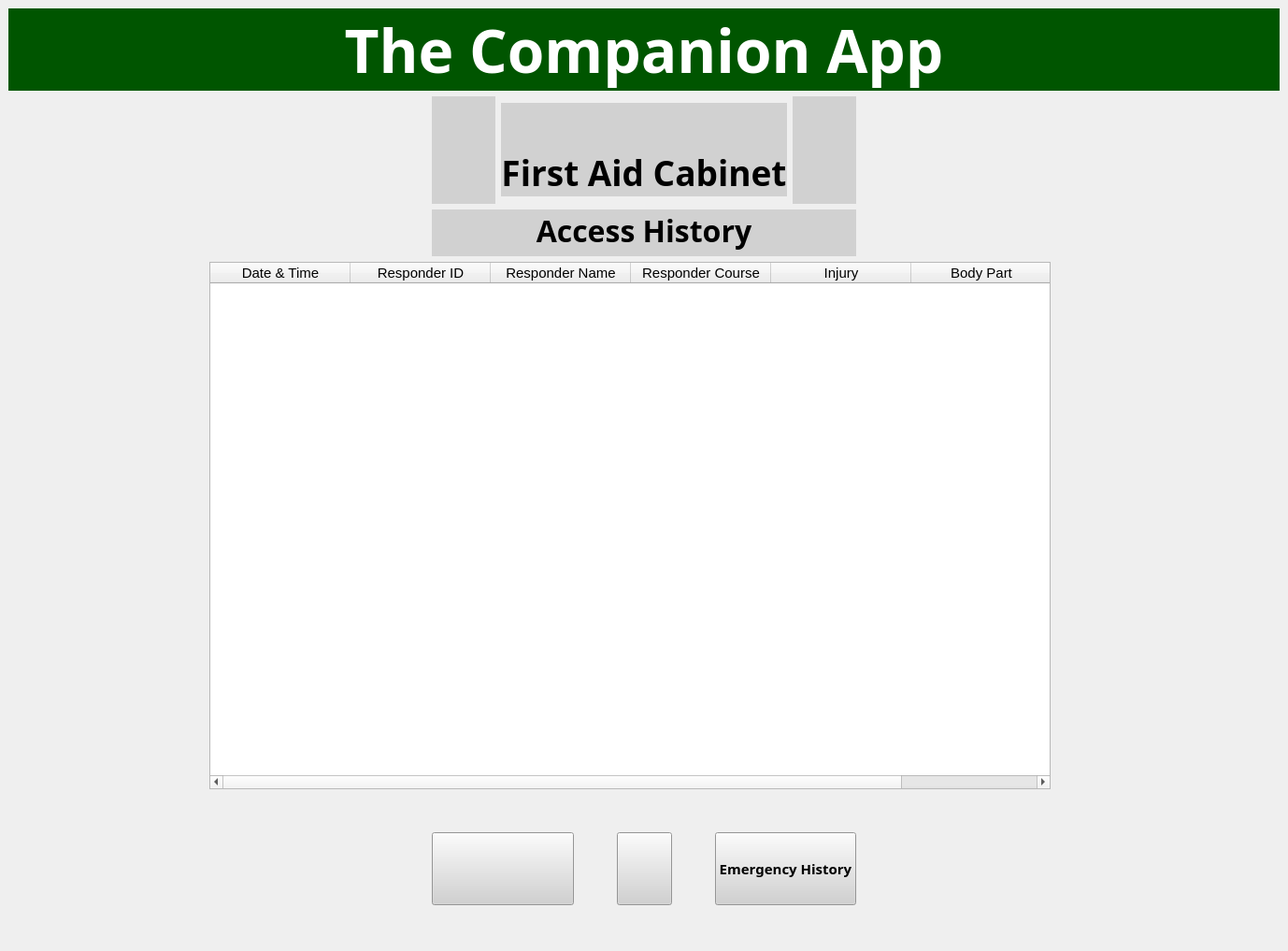
<?xml version="1.0" encoding="UTF-8"?>
<ui version="4.0">
 <class>MainWindow</class>
 <widget class="QMainWindow" name="MainWindow">
  <property name="windowModality">
   <enum>Qt::WindowModal</enum>
  </property>
  <property name="geometry">
   <rect>
    <x>0</x>
    <y>0</y>
    <width>1378</width>
    <height>1017</height>
   </rect>
  </property>
  <property name="windowTitle">
   <string>First Aid Cabinet</string>
  </property>
  <widget class="QWidget" name="centralwidget">
   <layout class="QGridLayout" name="gridLayout_4">
    <item row="0" column="0">
     <layout class="QGridLayout" name="gridLayout_3">
      <item row="0" column="0">
       <widget class="QLabel" name="topbanner">
        <property name="minimumSize">
         <size>
          <width>680</width>
          <height>0</height>
         </size>
        </property>
        <property name="maximumSize">
         <size>
          <width>1920</width>
          <height>1080</height>
         </size>
        </property>
        <property name="font">
         <font>
          <family>Bahnschrift SemiBold</family>
          <pointsize>48</pointsize>
          <weight>75</weight>
          <bold>true</bold>
         </font>
        </property>
        <property name="styleSheet">
         <string notr="true">
background-color: rgb(0, 85, 0);
color: rgb(255, 255, 255);
</string>
        </property>
        <property name="frameShape">
         <enum>QFrame::NoFrame</enum>
        </property>
        <property name="frameShadow">
         <enum>QFrame::Plain</enum>
        </property>
        <property name="text">
         <string>The Companion App</string>
        </property>
        <property name="alignment">
         <set>Qt::AlignCenter</set>
        </property>
       </widget>
      </item>
      <item row="2" column="0">
       <layout class="QHBoxLayout" name="horizontalLayout_4">
        <item>
         <spacer name="verticalSpacer_3">
          <property name="orientation">
           <enum>Qt::Vertical</enum>
          </property>
          <property name="sizeHint" stdset="0">
           <size>
            <width>208</width>
            <height>458</height>
           </size>
          </property>
         </spacer>
        </item>
        <item>
         <widget class="QTableWidget" name="tableWidget">
          <property name="enabled">
           <bool>true</bool>
          </property>
          <property name="sizePolicy">
           <sizepolicy hsizetype="Preferred" vsizetype="Preferred">
            <horstretch>0</horstretch>
            <verstretch>0</verstretch>
           </sizepolicy>
          </property>
          <property name="maximumSize">
           <size>
            <width>900</width>
            <height>16777215</height>
           </size>
          </property>
          <property name="dragDropMode">
           <enum>QAbstractItemView::DropOnly</enum>
          </property>
          <attribute name="horizontalHeaderDefaultSectionSize">
           <number>150</number>
          </attribute>
          <column>
           <property name="text">
            <string>Date &amp; Time</string>
           </property>
           <property name="font">
            <font>
             <pointsize>11</pointsize>
            </font>
           </property>
          </column>
          <column>
           <property name="text">
            <string>Responder ID</string>
           </property>
           <property name="font">
            <font>
             <pointsize>11</pointsize>
            </font>
           </property>
          </column>
          <column>
           <property name="text">
            <string>Responder Name</string>
           </property>
           <property name="font">
            <font>
             <pointsize>11</pointsize>
            </font>
           </property>
          </column>
          <column>
           <property name="text">
            <string>Responder Course</string>
           </property>
           <property name="font">
            <font>
             <pointsize>11</pointsize>
            </font>
           </property>
          </column>
          <column>
           <property name="text">
            <string>Injury</string>
           </property>
           <property name="font">
            <font>
             <pointsize>11</pointsize>
            </font>
           </property>
          </column>
          <column>
           <property name="text">
            <string>Body Part</string>
           </property>
           <property name="font">
            <font>
             <pointsize>11</pointsize>
            </font>
           </property>
          </column>
         </widget>
        </item>
        <item>
         <spacer name="verticalSpacer">
          <property name="orientation">
           <enum>Qt::Vertical</enum>
          </property>
          <property name="sizeHint" stdset="0">
           <size>
            <width>238</width>
            <height>458</height>
           </size>
          </property>
         </spacer>
        </item>
       </layout>
      </item>
      <item row="5" column="0">
       <layout class="QHBoxLayout" name="horizontalLayout_5">
        <item>
         <spacer name="horizontalSpacer_5">
          <property name="orientation">
           <enum>Qt::Horizontal</enum>
          </property>
          <property name="sizeHint" stdset="0">
           <size>
            <width>428</width>
            <height>78</height>
           </size>
          </property>
         </spacer>
        </item>
        <item>
         <layout class="QHBoxLayout" name="horizontalLayout">
          <item>
           <widget class="QPushButton" name="exportButton">
            <property name="sizePolicy">
             <sizepolicy hsizetype="Preferred" vsizetype="Preferred">
              <horstretch>8</horstretch>
              <verstretch>0</verstretch>
             </sizepolicy>
            </property>
            <property name="minimumSize">
             <size>
              <width>0</width>
              <height>45</height>
             </size>
            </property>
            <property name="font">
             <font>
              <family>Bahnschrift SemiBold</family>
              <pointsize>14</pointsize>
              <weight>75</weight>
              <bold>true</bold>
             </font>
            </property>
            <property name="toolTip">
             <string>&lt;html&gt;&lt;head/&gt;&lt;body&gt;&lt;p&gt;Exports CSV file of stored data&lt;/p&gt;&lt;/body&gt;&lt;/html&gt;</string>
            </property>
            <property name="styleSheet">
             <string notr="true">image: url(:/export/export.png);
background-image: url(:/export/export.png);
background-color: rgb(209, 209, 209);</string>
            </property>
            <property name="text">
             <string/>
            </property>
           </widget>
          </item>
          <item>
           <spacer name="horizontalSpacer">
            <property name="orientation">
             <enum>Qt::Horizontal</enum>
            </property>
            <property name="sizeHint" stdset="0">
             <size>
              <width>40</width>
              <height>20</height>
             </size>
            </property>
           </spacer>
          </item>
          <item>
           <widget class="QPushButton" name="refreshButton">
            <property name="sizePolicy">
             <sizepolicy hsizetype="Preferred" vsizetype="Preferred">
              <horstretch>0</horstretch>
              <verstretch>0</verstretch>
             </sizepolicy>
            </property>
            <property name="minimumSize">
             <size>
              <width>0</width>
              <height>45</height>
             </size>
            </property>
            <property name="font">
             <font>
              <family>Bahnschrift SemiBold</family>
              <pointsize>14</pointsize>
              <weight>75</weight>
              <bold>true</bold>
             </font>
            </property>
            <property name="toolTip">
             <string>&lt;html&gt;&lt;head/&gt;&lt;body&gt;&lt;p&gt;Refreshes the displayed information&lt;/p&gt;&lt;/body&gt;&lt;/html&gt;</string>
            </property>
            <property name="styleSheet">
             <string notr="true">image: url(:/refresh/refresh.png);
background-image: url(:/refresh/refresh.png);
background-color: rgb(209, 209, 209);</string>
            </property>
            <property name="text">
             <string/>
            </property>
           </widget>
          </item>
          <item>
           <spacer name="horizontalSpacer_2">
            <property name="orientation">
             <enum>Qt::Horizontal</enum>
            </property>
            <property name="sizeHint" stdset="0">
             <size>
              <width>40</width>
              <height>20</height>
             </size>
            </property>
           </spacer>
          </item>
          <item>
           <widget class="QPushButton" name="view_history_button">
            <property name="sizePolicy">
             <sizepolicy hsizetype="Preferred" vsizetype="Preferred">
              <horstretch>8</horstretch>
              <verstretch>0</verstretch>
             </sizepolicy>
            </property>
            <property name="minimumSize">
             <size>
              <width>0</width>
              <height>45</height>
             </size>
            </property>
            <property name="font">
             <font>
              <family>Bahnschrift SemiBold</family>
              <pointsize>11</pointsize>
              <weight>75</weight>
              <bold>true</bold>
             </font>
            </property>
            <property name="toolTip">
             <string>&lt;html&gt;&lt;head/&gt;&lt;body&gt;&lt;p&gt;Exports CSV file of stored data&lt;/p&gt;&lt;/body&gt;&lt;/html&gt;</string>
            </property>
            <property name="styleSheet">
             <string notr="true">
background-color: rgb(209, 209, 209);</string>
            </property>
            <property name="text">
             <string>Emergency History</string>
            </property>
           </widget>
          </item>
         </layout>
        </item>
        <item>
         <spacer name="horizontalSpacer_6">
          <property name="orientation">
           <enum>Qt::Horizontal</enum>
          </property>
          <property name="sizeHint" stdset="0">
           <size>
            <width>408</width>
            <height>68</height>
           </size>
          </property>
         </spacer>
        </item>
       </layout>
      </item>
      <item row="4" column="0">
       <spacer name="verticalSpacer_2">
        <property name="orientation">
         <enum>Qt::Vertical</enum>
        </property>
        <property name="sizeType">
         <enum>QSizePolicy::Preferred</enum>
        </property>
        <property name="sizeHint" stdset="0">
         <size>
          <width>898</width>
          <height>40</height>
         </size>
        </property>
       </spacer>
      </item>
      <item row="1" column="0">
       <layout class="QHBoxLayout" name="horizontalLayout_3">
        <item>
         <spacer name="horizontalSpacer_3">
          <property name="orientation">
           <enum>Qt::Horizontal</enum>
          </property>
          <property name="sizeHint" stdset="0">
           <size>
            <width>278</width>
            <height>168</height>
           </size>
          </property>
         </spacer>
        </item>
        <item>
         <layout class="QVBoxLayout" name="verticalLayout_2">
          <item>
           <layout class="QHBoxLayout" name="horizontalLayout_2">
            <item>
             <widget class="QLabel" name="TUPLOGO">
              <property name="sizePolicy">
               <sizepolicy hsizetype="Expanding" vsizetype="Expanding">
                <horstretch>0</horstretch>
                <verstretch>0</verstretch>
               </sizepolicy>
              </property>
              <property name="maximumSize">
               <size>
                <width>115</width>
                <height>115</height>
               </size>
              </property>
              <property name="autoFillBackground">
               <bool>false</bool>
              </property>
              <property name="styleSheet">
               <string notr="true">background-color: rgb(209, 209, 209);
</string>
              </property>
              <property name="frameShape">
               <enum>QFrame::NoFrame</enum>
              </property>
              <property name="frameShadow">
               <enum>QFrame::Plain</enum>
              </property>
              <property name="text">
               <string/>
              </property>
              <property name="pixmap">
               <pixmap>306923334_441149988133144_8535244359366534707_n.png</pixmap>
              </property>
              <property name="scaledContents">
               <bool>true</bool>
              </property>
             </widget>
            </item>
            <item>
             <widget class="QLabel" name="TheCompanionApp">
              <property name="maximumSize">
               <size>
                <width>1920</width>
                <height>100</height>
               </size>
              </property>
              <property name="font">
               <font>
                <family>Bahnschrift SemiBold</family>
                <pointsize>28</pointsize>
                <weight>75</weight>
                <bold>true</bold>
               </font>
              </property>
              <property name="styleSheet">
               <string notr="true">background-color: rgb(209, 209, 209);
</string>
              </property>
              <property name="text">
               <string>First Aid Cabinet</string>
              </property>
              <property name="alignment">
               <set>Qt::AlignBottom|Qt::AlignHCenter</set>
              </property>
             </widget>
            </item>
            <item>
             <widget class="QLabel" name="GreenCross">
              <property name="sizePolicy">
               <sizepolicy hsizetype="Expanding" vsizetype="Expanding">
                <horstretch>0</horstretch>
                <verstretch>0</verstretch>
               </sizepolicy>
              </property>
              <property name="maximumSize">
               <size>
                <width>115</width>
                <height>115</height>
               </size>
              </property>
              <property name="styleSheet">
               <string notr="true">background-color: rgb(209, 209, 209);
</string>
              </property>
              <property name="frameShape">
               <enum>QFrame::NoFrame</enum>
              </property>
              <property name="frameShadow">
               <enum>QFrame::Sunken</enum>
              </property>
              <property name="text">
               <string/>
              </property>
              <property name="pixmap">
               <pixmap>green_cross.png</pixmap>
              </property>
              <property name="scaledContents">
               <bool>true</bool>
              </property>
             </widget>
            </item>
           </layout>
          </item>
          <item>
           <widget class="QLabel" name="AccessHistory">
            <property name="maximumSize">
             <size>
              <width>680</width>
              <height>50</height>
             </size>
            </property>
            <property name="font">
             <font>
              <family>Bahnschrift SemiBold</family>
              <pointsize>24</pointsize>
              <weight>75</weight>
              <bold>true</bold>
             </font>
            </property>
            <property name="styleSheet">
             <string notr="true">background-color: rgb(209, 209, 209);</string>
            </property>
            <property name="text">
             <string>Access History</string>
            </property>
            <property name="alignment">
             <set>Qt::AlignHCenter|Qt::AlignTop</set>
            </property>
           </widget>
          </item>
          <item>
           <spacer name="verticalSpacer_5">
            <property name="orientation">
             <enum>Qt::Vertical</enum>
            </property>
            <property name="sizeType">
             <enum>QSizePolicy::Fixed</enum>
            </property>
            <property name="sizeHint" stdset="0">
             <size>
              <width>0</width>
              <height>0</height>
             </size>
            </property>
           </spacer>
          </item>
         </layout>
        </item>
        <item>
         <spacer name="horizontalSpacer_4">
          <property name="orientation">
           <enum>Qt::Horizontal</enum>
          </property>
          <property name="sizeHint" stdset="0">
           <size>
            <width>288</width>
            <height>168</height>
           </size>
          </property>
         </spacer>
        </item>
       </layout>
      </item>
     </layout>
    </item>
    <item row="1" column="0">
     <spacer name="verticalSpacer_4">
      <property name="orientation">
       <enum>Qt::Vertical</enum>
      </property>
      <property name="sizeType">
       <enum>QSizePolicy::Preferred</enum>
      </property>
      <property name="sizeHint" stdset="0">
       <size>
        <width>20</width>
        <height>40</height>
       </size>
      </property>
     </spacer>
    </item>
   </layout>
  </widget>
 </widget>
 <resources>
  <include location="test.qrc"/>
 </resources>
 <connections/>
</ui>
